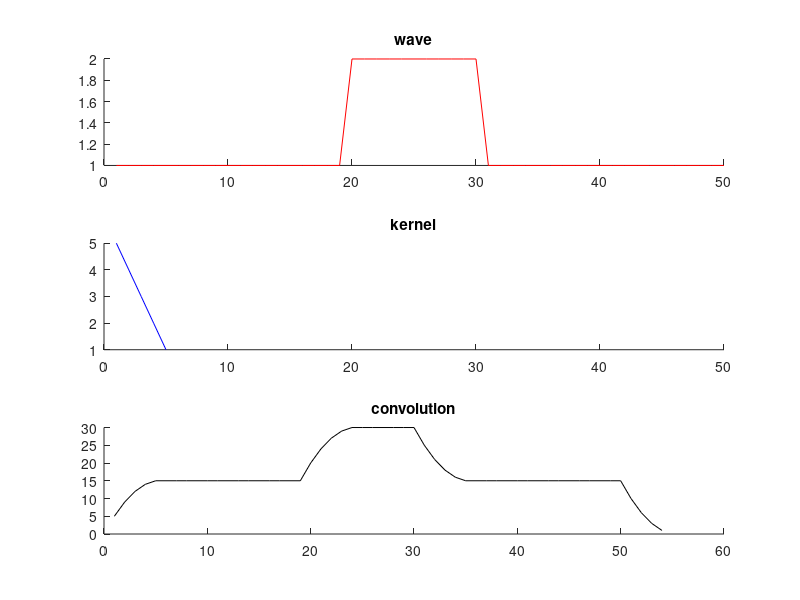
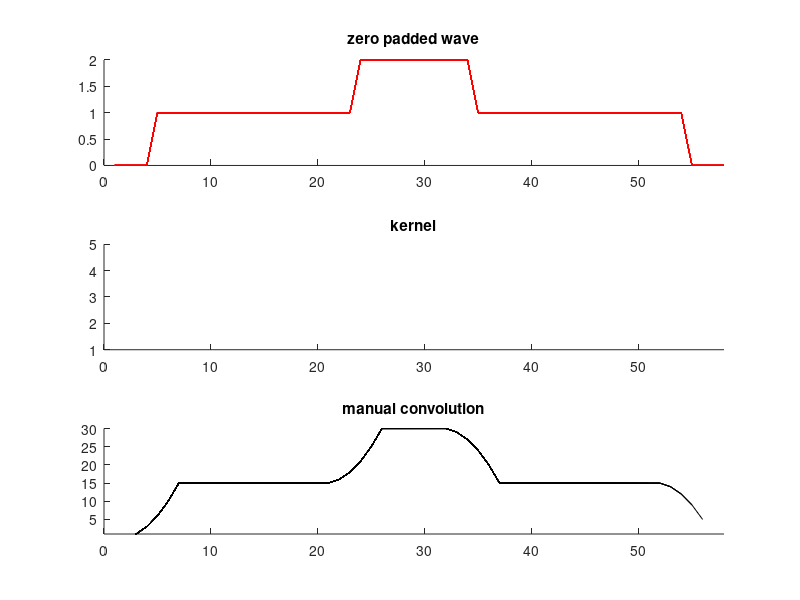

The MATLAB script that drew these images, in order:
%% CONVOLUTION -- Designed to work through a convolution tutorial for
% cbb meeting
% TGoodroeFisher
%================================%
%fuckit; clear all;
%% conv basics
	% establish sqare wave
	wv = ones(1,50);
	wv(20:30) = 2;
	k = [2 1 0 -1 -2]; % in wavelet analysis later we will have kernels with zero mean
	k = [5 4 3 2 1];
	% convolution
	conv_k_wv = conv(k,wv);
	
	% establish figure
	fh = figure();
	sh(1) = subplot(3,1,1,'parent',fh);
	sh(2) = subplot(3,1,2,'parent',fh);
	sh(3) = subplot(3,1,3,'parent',fh);
	% plot static
	lh(1) = line(1:numel(wv), wv, 'color', 'r','parent',sh(1));
	lh(2) = line(1:numel(k), k, 'color', 'b', 'parent', sh(2));
	lh(3) = line(1:numel(conv_k_wv), conv_k_wv, 'color', 'k', 'parent', sh(3));
	% pretty
	title(sh(1),'wave');
	title(sh(2),'kernel');
	title(sh(3),'convolution');
	axis(sh(1), [0 numel(wv) min(wv) max(wv)]);
	axis(sh(2), [0 numel(wv) min(k) max(k)]);
%% how long is the final product?

%% play through
	% convolution raw materials 
	pad = numel(k)-1;
	zpad_wv = [zeros(1,pad), wv, zeros(1,pad)];%pad wave
	% flick	figure
	fh2 = figure();
	sh2(1) = subplot(3,1,1,'parent',fh2);
	sh2(2) = subplot(3,1,2,'parent',fh2);
	sh2(3) = subplot(3,1,3,'parent',fh2);
	% pretty
	title(sh2(1),'zero padded wave');
	title(sh2(2),'kernel');
	title(sh2(3),'manual convolution');
	axis(sh2(1), [0 numel(zpad_wv) min(zpad_wv) max(zpad_wv)]);
	axis(sh2(2), [0 numel(zpad_wv) min(k) max(k)]);
	axis(sh2(3), [0 numel(zpad_wv) min(conv_k_wv) max(conv_k_wv)]);
	% conv_idx places dot product in correct position
	conv_idx = [1:numel(wv) + pad] + floor(numel(k)/2); % ESHED -- decided this was the clearest way but may not be

	for idx = 1:numel(wv)+pad
		% kernel is wrong way on purpose
		%fl_k = fliplr(k);
		fl_k = k;
		fl_k_position = idx:idx+pad;
		man_conv(idx) = dot(fl_k,zpad_wv(fl_k_position));
		lh2(1) = line(1:numel(zpad_wv), zpad_wv, 'color', 'r','parent',sh2(1));
		lh2(2) = line(fl_k_position, fl_k, 'color', 'b', 'parent', sh2(2));
		lh2(3) = line(conv_idx(1:numel(man_conv)), man_conv, 'color', 'k',...
		 'parent', sh2(3));
		pause(.5)
		delete(lh2(2));
		% did not trim result. remember to get the 'fit' convolution you must
		% take [numel(k)-1]/2 off each end. 
		% also, compare conv_k_wv (matlab convolution) to our man_conv (manual
		% convolution)
	end
			
		



